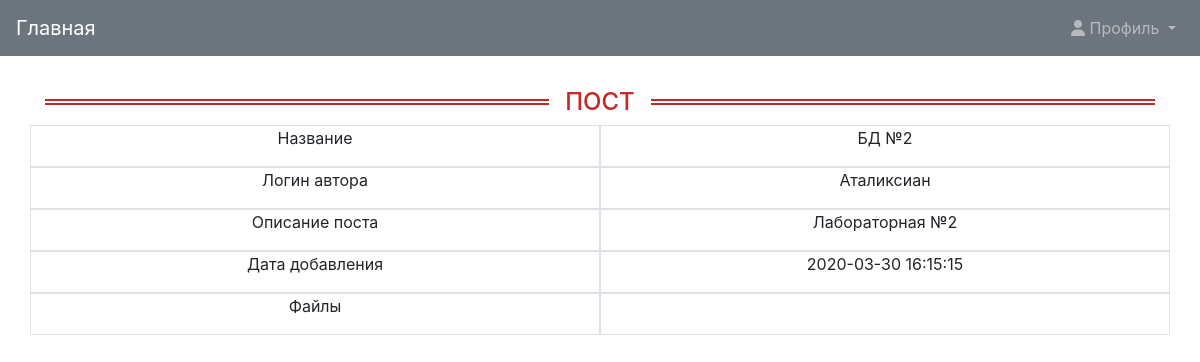
The page /one_post.php?post_id=17 on the database its author committed.
### tables this page shows
CREATE TABLE `posts` (
  `post_id` bigint(20) UNSIGNED NOT NULL,
  `post_name` varchar(255) NOT NULL,
  `user_name` varchar(255) NOT NULL,
  `post_description` varchar(500) NOT NULL,
  `date_add` datetime NOT NULL
);

### one_post.php (the view, shortened to what this page needs)
<?php include_once ('session.php');
include_once ('Include/connection.php');
include_once ('Include/css_connect.php');
require ('header.php');
$base='posts';
$id=$_GET['post_id'];
$sql2= "SELECT * FROM $base WHERE post_id=:id";
$result = $connection->prepare($sql2);
$result->bindParam(':id',$id,PDO::PARAM_INT);
$result->execute();
$myString=$result->fetch();
$dirMain='public/files_student/'.$id.'/';
$filesPath=scandir($dirMain);
unset($filesPath[0], $filesPath[1]);
?>
<div class="container margin-15">
    <div class="header-h1 header-h1-center">
        <h1>Пост</h1>
    </div>
    <div class="row row-cols-2">
        <div class="col myDiv hovers"><p class="text-center">Название</p></div>
        <div class="col myDiv"><p class="text-center"><?=$myString['post_name']?></p></div>
    </div>
    <div class="row row-cols-2">
        <div class="col myDiv hovers"><p class="text-center">Логин автора</p></div>
        <div class="col myDiv"><p class="text-center"><?=$myString['user_name']?></p></div>
    </div>
    <div class="row row-cols-2">
        <div class="col myDiv hovers"><p class="text-center">Описание поста</p></div>
        <div class="col myDiv"><p class="text-center"><?=$myString['post_description']?></p></div>
    </div>
    <div class="row row-cols-2">
        <div class="col myDiv hovers"><p class="text-center">Дата добавления</p></div>
        <div class="col myDiv"><p class="text-center"><?=$myString['date_add']?></p></div>
    </div>
    <div class="row row-cols-2">
        <div class="col myDiv hovers"><p class="text-center">Файлы</p></div>
        <div class="col myDiv"><?=addLinks($filesPath,$dirMain)?></div>
    </div>
</div>

### public/css/style.css (style rules this page uses)
.myDiv { border: 1px solid #dee2e6!important; overflow: auto; }
.hovers { cursor: pointer; }
.header-h1 { position: relative; margin-bottom: .5rem; }
.header-h1::after { content: ""; position: absolute; border-top: 2px solid #c62828; border-bottom: 2px solid #c62828; height: .375rem; left: 0; top: 50%; width: 100%; transform: translateY(-50%); z-index: -999; }
.header-h1 h1 { font-size: 1.5rem; color: #c62828; display: inline-block; background: #fff; margin-bottom: 0; padding-right: 1rem; text-transform: uppercase; }
.header-h1-center { text-align: center; }
.header-h1-center h1 { padding-left: 1rem; }
.margin-15 { margin-top: 2rem; }

### rows shown on the page
posts: post_name "БД №2", user_name "Аталиксиан", post_description "Лабораторная №2", date_add "2020-03-30 16:15:15"
